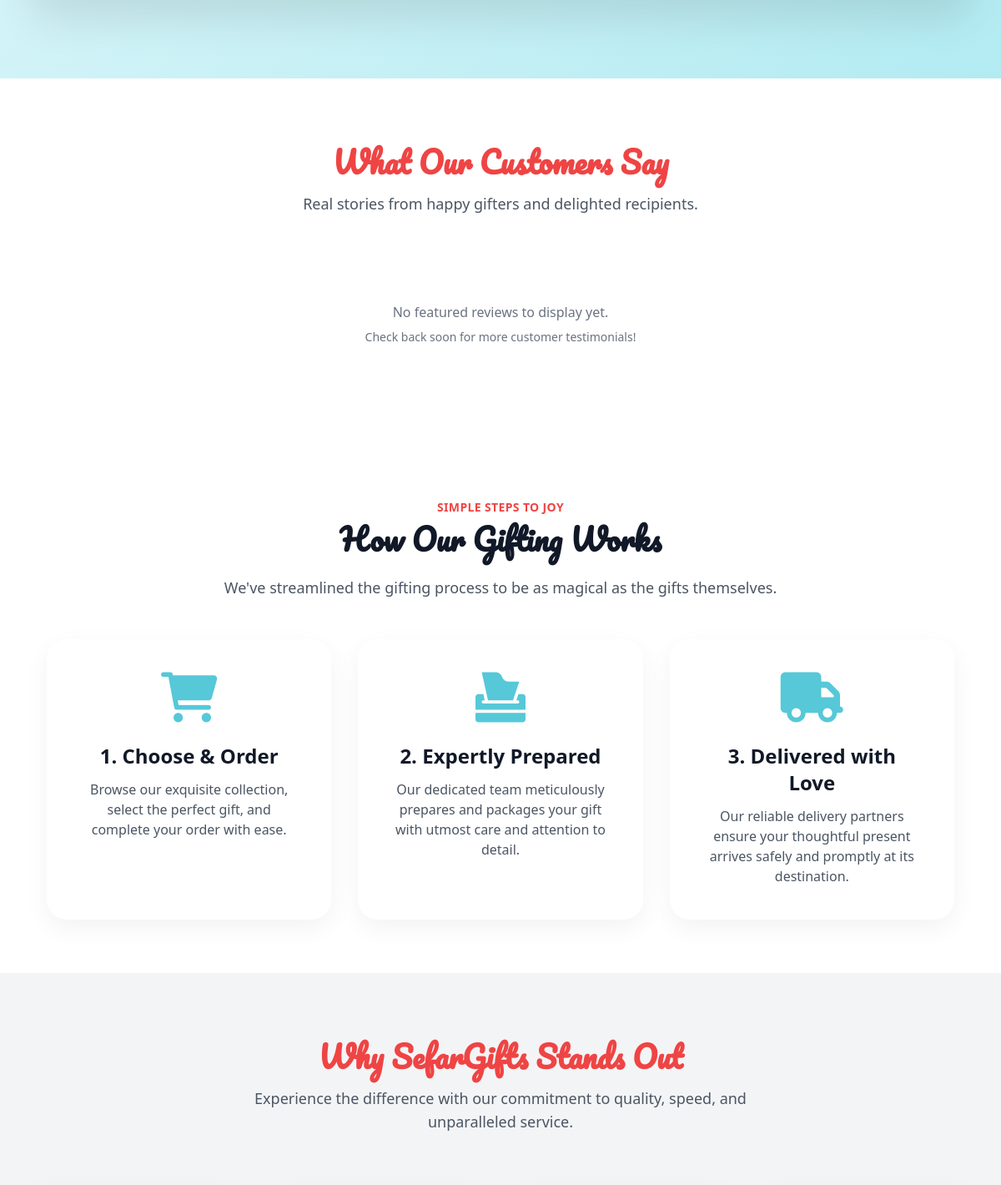
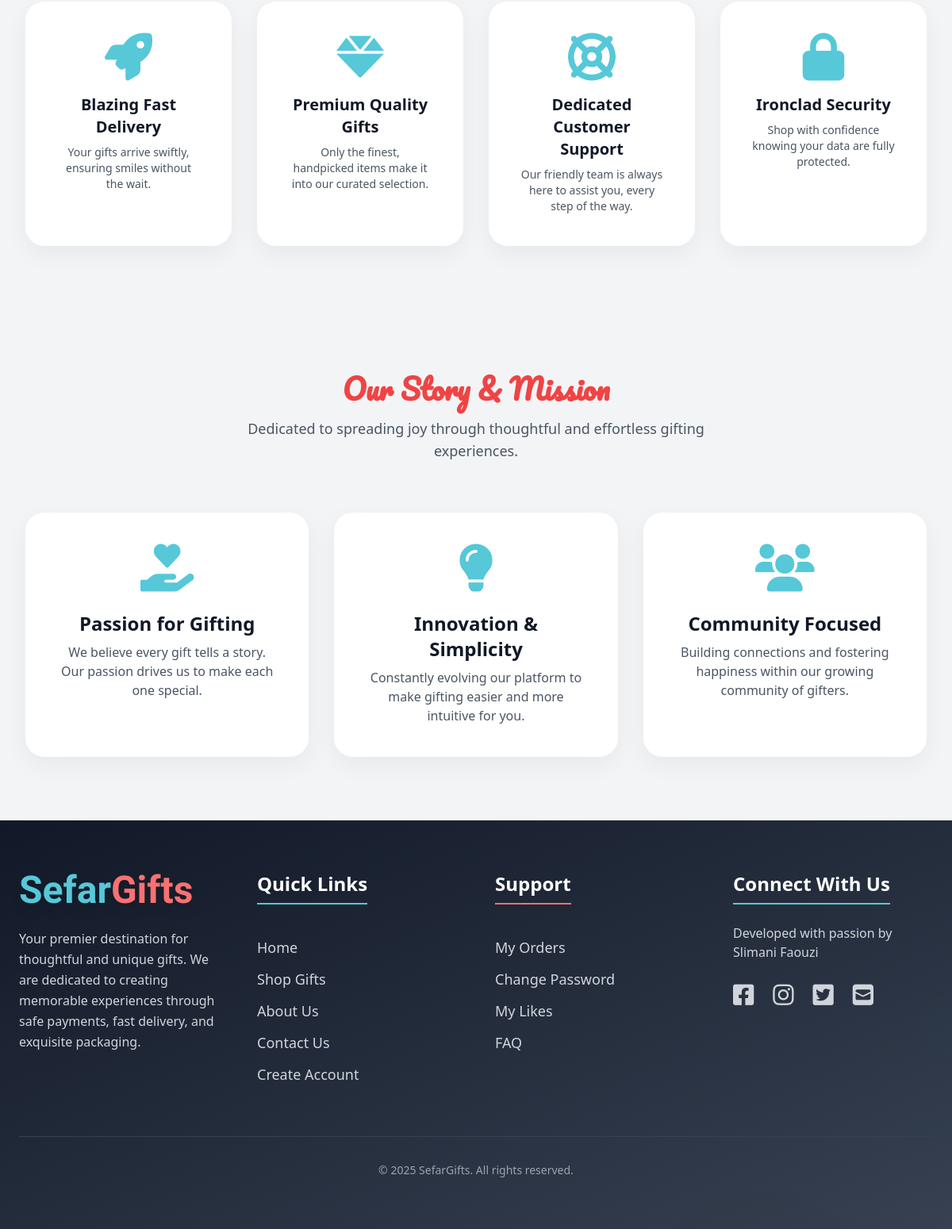
Before: / (lower part) with the older database file (2 pictures, top to bottom).
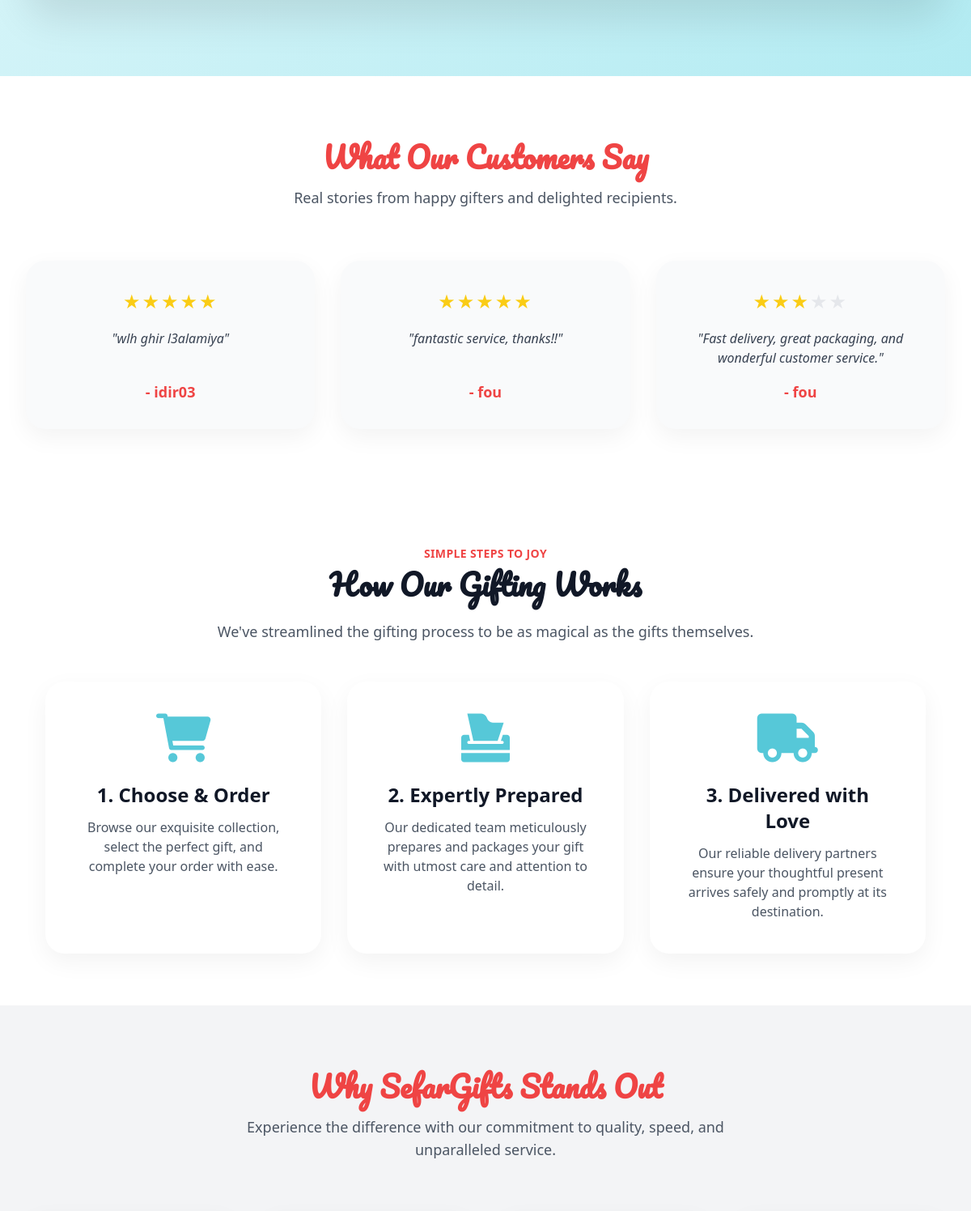
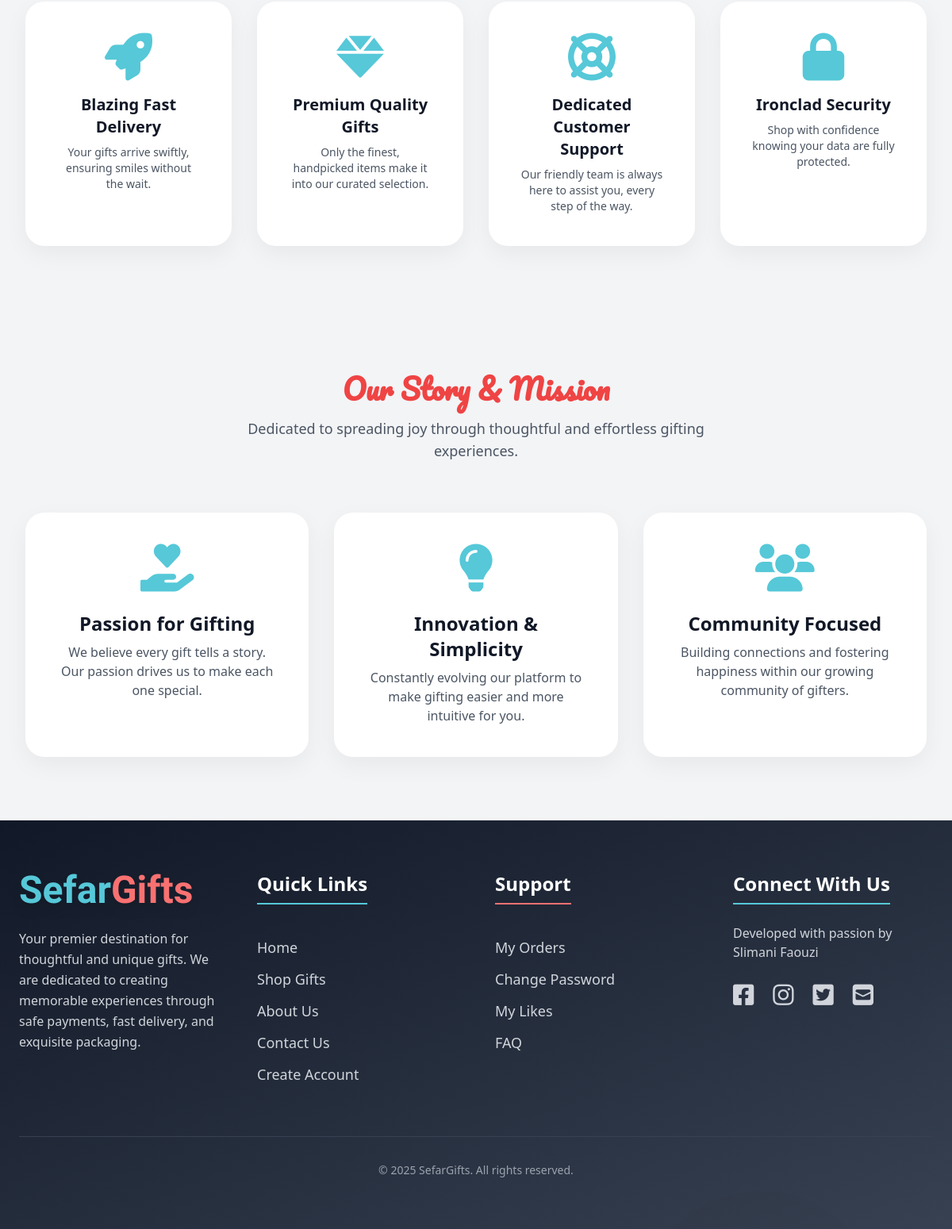
After: the same page with the newer database file (2 pictures, top to bottom).
### tables this page shows
CREATE TABLE IF NOT EXISTS `reviews` (
  `id` int NOT NULL AUTO_INCREMENT,
  `user_id` int NOT NULL,
  `order_id` int NOT NULL,
  `rating` int DEFAULT NULL,
  `comment` text,
  `created_at` timestamp NULL DEFAULT CURRENT_TIMESTAMP,
  `is_featured` tinyint(1) DEFAULT '0',
  PRIMARY KEY (`id`),
  UNIQUE KEY `uk_user_order_review` (`user_id`,`order_id`),
  KEY `idx_order_id` (`order_id`),
  KEY `idx_user_id` (`user_id`)
);

CREATE TABLE IF NOT EXISTS `users` (
  `id` int NOT NULL AUTO_INCREMENT,
  `fname` varchar(10) NOT NULL,
  `lname` varchar(10) NOT NULL,
  `phone` int NOT NULL,
  `email` varchar(30) NOT NULL,
  `username` varchar(10) NOT NULL,
  `password` varchar(255) DEFAULT NULL,
  `role` enum('admin','client') NOT NULL DEFAULT 'client',
  `created_at` timestamp NULL DEFAULT CURRENT_TIMESTAMP,
  PRIMARY KEY (`id`)
);

### index.php (the view, shortened to what the changed rows need)
<?php
$db = new mysqli("localhost", "root", "", "giftstore");
if ($db->connect_error) {
    error_log("Database Connection failed in index.php: " . $db->connect_error);
    $featured_reviews = [];
} else {
    $db->set_charset("utf8mb4");
    $stmt_featured_reviews = $db->prepare("
        SELECT r.rating, r.comment, u.username
        FROM reviews r
        JOIN users u ON r.user_id = u.id
        WHERE r.is_featured = 1
        ORDER BY r.created_at DESC
        LIMIT 3
    ");
    if ($stmt_featured_reviews) {
        $stmt_featured_reviews->execute();
        $featured_reviews = $stmt_featured_reviews->get_result()->fetch_all(MYSQLI_ASSOC);
    } else {
        error_log("Featured Reviews Prepare failed in index.php: " . $db->error);
        $featured_reviews = [];
    }
}
?>
<!DOCTYPE html>
<html lang="en">
<head>
  <link rel="stylesheet" href="https://cdnjs.cloudflare.com/ajax/libs/font-awesome/6.0.0-beta3/css/all.min.css">
  <script src="https://cdn.tailwindcss.com"></script>
</head>
<body>
  <?php include('navbar.php'); ?>
  <section class="bg-white py-20">
    <div class="max-w-7xl mx-auto px-6 sm:px-6 lg:px-8">
      <div class="text-center mb-16">
        <h2 class="text-4xl font-bold text-secondary mb-4 pacifico-font">What Our Customers Say</h2>
      </div>
      <?php if (!empty($featured_reviews)): ?>
        <div class="grid grid-cols-1 md:grid-cols-3 gap-8 text-center">
          <?php foreach ($featured_reviews as $review): ?>
            <div class="testimonial-card bg-gray-50 p-8">
              <div class="static-rating mb-4">
                  <?php
                  $filled_stars = $review['rating'];
                  $empty_stars = 5 - $filled_stars;
                  echo str_repeat('★', $filled_stars);
                  echo str_repeat('<span class="empty-star">★</span>', $empty_stars);
                  ?>
              </div>
              <p class="text-gray-700 mb-4 italic text-base flex-grow">"<?= nl2br(htmlspecialchars($review['comment'])) ?>"</p>
              <h4 class="text-secondary font-bold mt-auto text-lg"> - <?= htmlspecialchars($review['username']) ?></h4>
            </div>
          <?php endforeach; ?>
        </div>
      <?php else: ?>
        <div class="text-center py-10 text-gray-500">
          <p>No featured reviews to display yet.</p>
          <p class="text-sm mt-2">Check back soon for more customer testimonials!</p>
        </div>
      <?php endif; ?>
    </div>
  </section>
  <section class="py-16 bg-white text-center">
    <div class="max-w-6xl mx-auto px-4 sm:px-6 lg:px-8">
      <h2 class="text-4xl font-bold text-gray-900 mb-6 pacifico-font">How Our Gifting Works</h2>
    </div>
  </section>
  <section class="bg-gray-100 py-20">
    <div class="max-w-7xl mx-auto px-6 sm:px-6 lg:px-8">
      <div class="text-center mb-16">
        <h2 class="text-4xl font-bold text-secondary mb-4 pacifico-font">Why SefarGifts Stands Out</h2>
      </div>
    </div>
  </section>
  <section class="bg-gray-100 py-20">
    <div class="max-w-7xl mx-auto px-6 sm:px-6 lg:px-8">
      <div class="text-center mb-16">
        <h2 class="text-4xl font-bold text-secondary mb-4 pacifico-font">Our Story & Mission</h2>
      </div>
    </div>
  </section>
  <?php include('footer.php'); ?>
</body>
</html>

### footer.php (shortened to what the changed rows need)
<footer class="bg-gradient-to-br from-gray-900 to-gray-700 text-white py-16 px-6 relative overflow-hidden">
  <div class="absolute inset-0 z-0 opacity-10">
  </div>
</footer>

Changed rows visible on the page:
added reviews: rating "★★★★★", comment "wlh ghir l3alamiya", user.username "idir03"
added reviews: rating "★★★★★", comment "fantastic service, thanks!!", user.username "fou"
now on this page (row edited): reviews: rating "★★★", comment "Fast delivery, great packaging, and wonderful customer service.", user.username "fou"
Other visible differences:
text no longer shown: "No featured reviews to display yet. Check back soon for more customer testimonials!"
